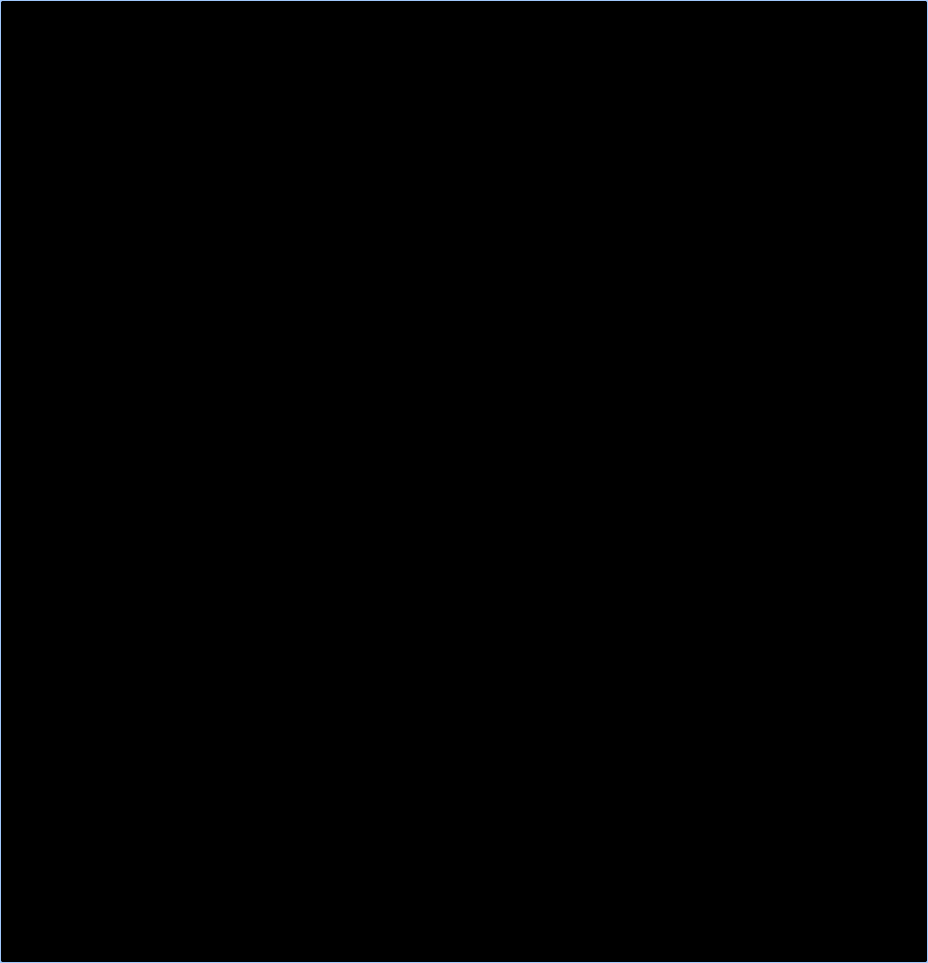
#> input picture docs/images/terrain-agent-latest-panorama.png, 928 x 963 px; the run also reads 2 pictures not shown here
$ python render_terrain_review_board.py
#> lines starting #> are read from the running program, lines starting #| are printed output that depends on the picture
#!/usr/bin/env python3
from __future__ import annotations

import json
from pathlib import Path

try:
    from PIL import Image, ImageDraw, ImageFont
except ImportError as exc:
    raise SystemExit("Pillow is required to render the PNG terrain review board") from exc


ROOT = Path(__file__).resolve().parents[1]
DOCS = ROOT / "docs"
IMAGES = DOCS / "images"
OUT = IMAGES / "terrain-agent-review-board.png"
MANIFEST = DOCS / "terrain-agent-review.json"


CAPTURES = [
    ("panorama_45", "45-degree panorama", "terrain-agent-latest-panorama.png", "terrain-m1-hero-v2-start-elevated.png"),
    ("approach_cut", "Approach terrain cut", "terrain-agent-latest-approach-cut.png", "terrain-m1-hero-v2-first-bend.png"),
    ("inner_basin", "Inner basin", "terrain-agent-latest-inner-basin.png", "terrain-m1-hero-v2-road-edge.png"),
    ("ridge_profile", "Ridge profile", "terrain-agent-latest-ridge-profile.png", "terrain-m1-hero-v2-overlook.png"),
]


def font(size: int, bold: bool = False) -> ImageFont.FreeTypeFont | ImageFont.ImageFont:
#> called with size = 30, bold = True
    candidates = [
        "/System/Library/Fonts/Supplemental/Arial Bold.ttf" if bold else "/System/Library/Fonts/Supplemental/Arial.ttf",
        "/System/Library/Fonts/Helvetica.ttc",
        "/Library/Fonts/Arial.ttf",
    ]
    for path in candidates:
        if Path(path).exists():
            try:
                return ImageFont.truetype(path, size=size)
            except OSError:
                pass
    return ImageFont.load_default()


FONT_TITLE = font(30, True)
FONT_PANEL = font(24, True)
FONT_META = font(15)
FONT_MISSING = font(28, True)


def pick_capture(expected: str, fallback: str) -> tuple[Path, str]:
    expected_path = IMAGES / expected
    if expected_path.exists():
        return expected_path, "latest"
    fallback_path = IMAGES / fallback
    if fallback_path.exists():
        return fallback_path, "fallback"
    return expected_path, "missing"


def cover_image(path: Path, width: int, height: int) -> Image.Image | None:
    if not path.exists():
        return None
    img = Image.open(path).convert("RGB")
    scale = max(width / img.width, height / img.height)
    resized = img.resize((round(img.width * scale), round(img.height * scale)), Image.Resampling.LANCZOS)
    left = max(0, (resized.width - width) // 2)
    top = max(0, (resized.height - height) // 2)
    return resized.crop((left, top, left + width, top + height))


def draw_panel(draw: ImageDraw.ImageDraw, board: Image.Image, x: int, y: int, w: int, h: int, title: str, subtitle: str, path: Path, status: str) -> None:
    draw.rounded_rectangle((x - 2, y - 42, x + w + 2, y + h + 24), radius=10, fill=(16, 23, 26))
    draw.text((x, y - 34), title, font=FONT_PANEL, fill=(247, 251, 240))
    draw.text((x + w - 6, y - 30), subtitle, font=FONT_META, fill=(184, 198, 184), anchor="ra")
    img = cover_image(path, w, h)
    if img is None or status == "missing":
        draw.rectangle((x, y, x + w, y + h), fill=(38, 50, 58))
        draw.text((x + 24, y + h * 0.5 - 14), "missing capture", font=FONT_MISSING, fill=(233, 240, 231))
        draw.text((x + 24, y + h * 0.5 + 24), path.name, font=FONT_META, fill=(174, 188, 176))
        return
    board.paste(img, (x, y))
    draw.rounded_rectangle((x, y, x + w, y + h), radius=4, outline=(28, 39, 43), width=2)


def main() -> None:
    IMAGES.mkdir(parents=True, exist_ok=True)
    manifest = {}
    if MANIFEST.exists():
        manifest = json.loads(MANIFEST.read_text())
    board = Image.new("RGB", (1640, 940), (23, 32, 35))
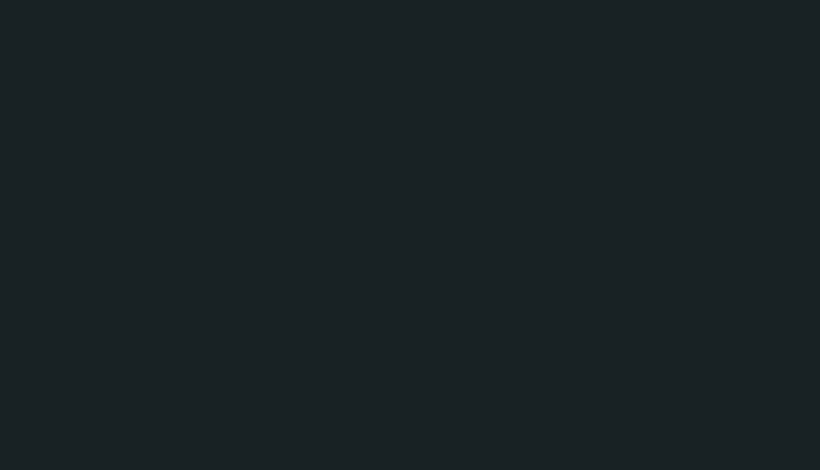
#> board: PIL image 1640x940 RGB (shown at 1/2 size); mean R, G, B 23, 32, 35
    draw = ImageDraw.Draw(board)
    draw.text((40, 24), "BlockKart Agent Terrain Review", font=FONT_TITLE, fill=(247, 251, 240))
    draw.text((1600, 32), "actual runner captures only; fallback panels are marked", font=FONT_META, fill=(184, 198, 184), anchor="ra")

    concept_ref = manifest.get("concept") or "docs/images/terrain-upgrade-concept-v1.png"
    concept = ROOT / concept_ref
    draw_panel(draw, board, 40, 92, 760, 475, "Concept target", "reference", concept, "latest" if concept.exists() else "missing")

    panorama_path, panorama_status = pick_capture(CAPTURES[0][2], CAPTURES[0][3])
    draw_panel(draw, board, 840, 92, 760, 475, CAPTURES[0][1], panorama_status, panorama_path, panorama_status)
#> call 2 of draw_panel, with x = 840, y = 92, w = 760, h = 475, title = '45-degree panorama', subtitle = 'latest', status = 'latest'
#> call 2 of cover_image, with width = 760, height = 475
#> in cover_image, img is the input picture: PIL image 928x963 RGB; mean R, G, B 0.7, 0.8, 1.1
#> in cover_image (call 2), `return resized.crop((left, top, left + width, top + height))`:
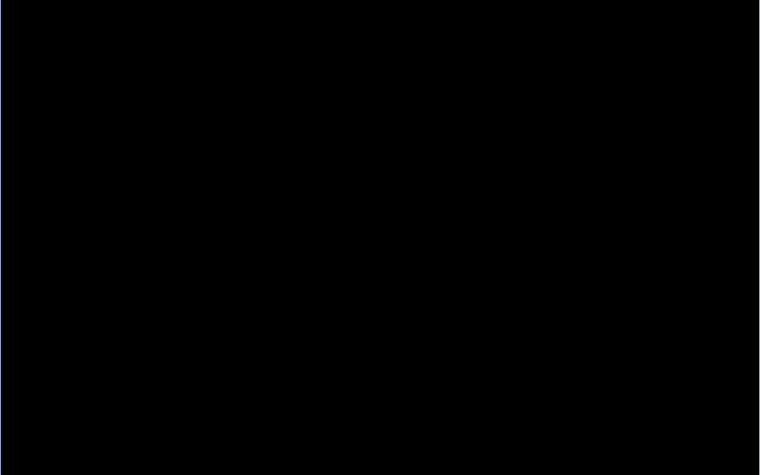
#> returned value: PIL image 760x475 RGB; mean R, G, B 0.4, 0.4, 0.6
#> in draw_panel (call 2), `board.paste(img, (x, y))`:
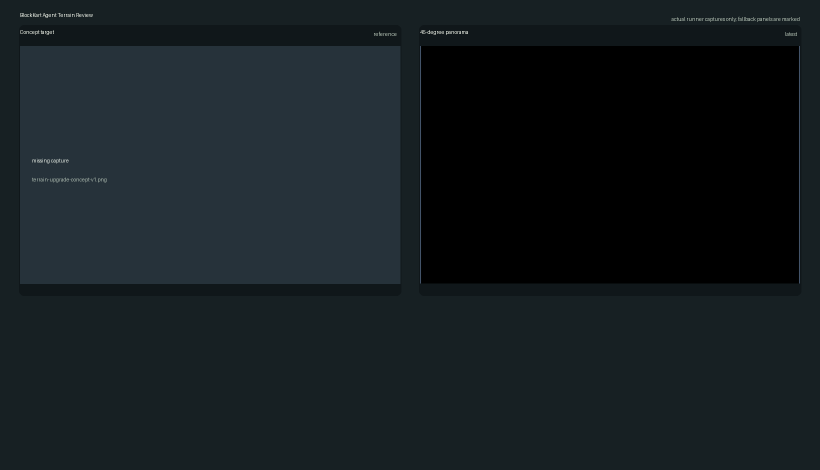
#> board: PIL image 1640x940 RGB (shown at 1/2 size); mean R, G, B 21, 28.5, 31.9

    approach_path, approach_status = pick_capture(CAPTURES[1][2], CAPTURES[1][3])
    basin_path, basin_status = pick_capture(CAPTURES[2][2], CAPTURES[2][3])
    ridge_path, ridge_status = pick_capture(CAPTURES[3][2], CAPTURES[3][3])
    heightmap = IMAGES / "terrain-heightmap-target-v1.png"

    draw_panel(draw, board, 40, 660, 370, 231, CAPTURES[1][1], approach_status, approach_path, approach_status)
#> call 3 of draw_panel, with x = 40, y = 660, w = 370, h = 231, title = 'Approach terrain cut', subtitle = 'latest', status = 'latest'
#> in draw_panel (call 3), `board.paste(img, (x, y))`:
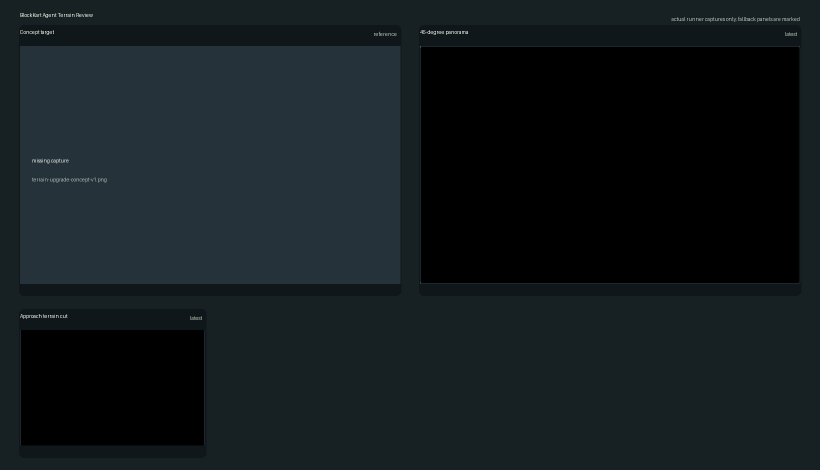
#> board: PIL image 1640x940 RGB (shown at 1/2 size); mean R, G, B 19.6, 26.6, 29.9
    draw_panel(draw, board, 430, 660, 370, 231, CAPTURES[2][1], basin_status, basin_path, basin_status)
#> call 4 of draw_panel, with x = 430, y = 660, w = 370, h = 231, title = 'Inner basin', subtitle = 'latest', status = 'latest'
#> in draw_panel (call 4), `board.paste(img, (x, y))`:
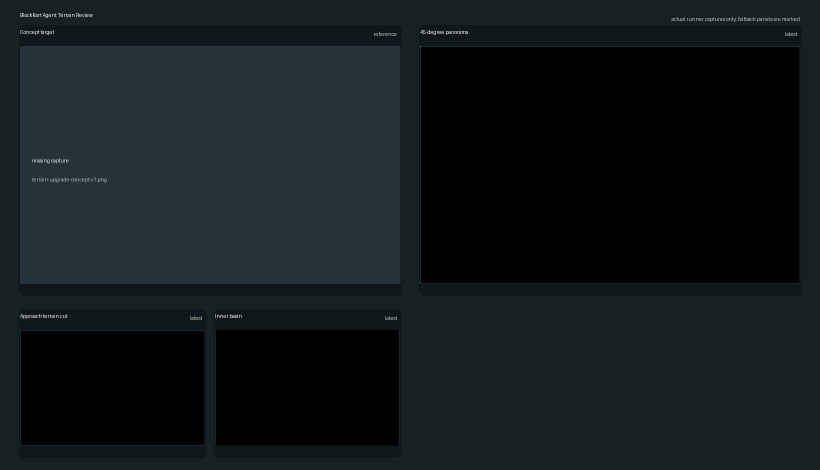
#> board: PIL image 1640x940 RGB (shown at 1/2 size); mean R, G, B 18.3, 24.7, 27.9
    draw_panel(draw, board, 840, 660, 370, 231, CAPTURES[3][1], ridge_status, ridge_path, ridge_status)
    draw_panel(draw, board, 1230, 660, 370, 231, "Current heightmap", "generated target", heightmap, "latest" if heightmap.exists() else "missing")

    board.save(OUT)
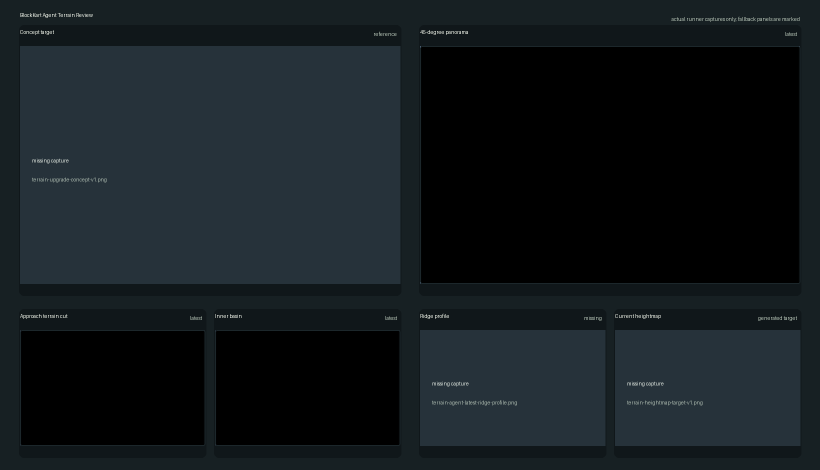
#> saved as terrain-agent-review-board.png: PIL image 1640x940 RGB (shown at 1/2 size); mean R, G, B 20, 26.7, 30.4

    manifest["boardPng"] = "docs/images/terrain-agent-review-board.png"
    MANIFEST.write_text(json.dumps(manifest, indent=2) + "\n")
    print(OUT)


if __name__ == "__main__":
    main()
